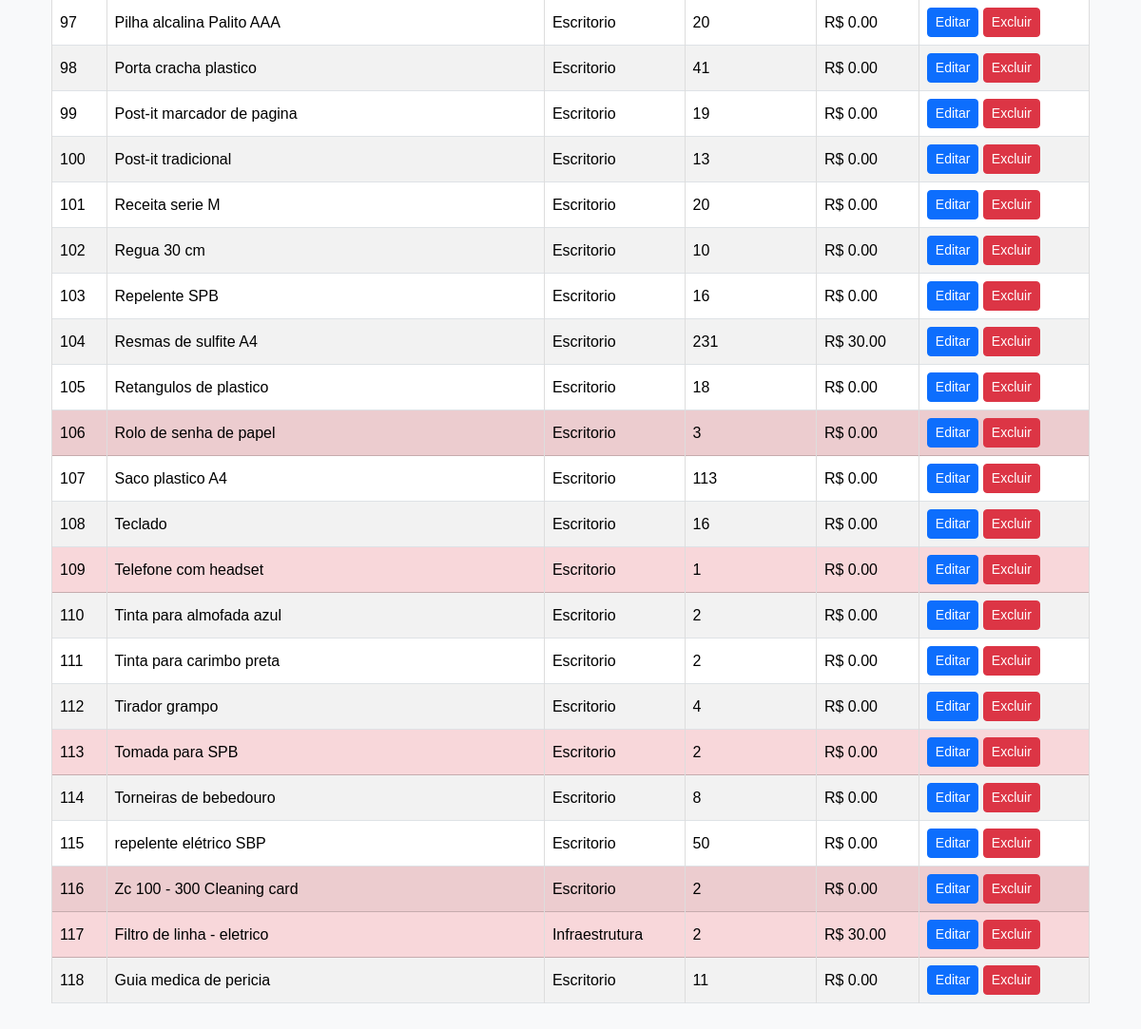
The page / (signed in, lower part) on the database as committed earlier.
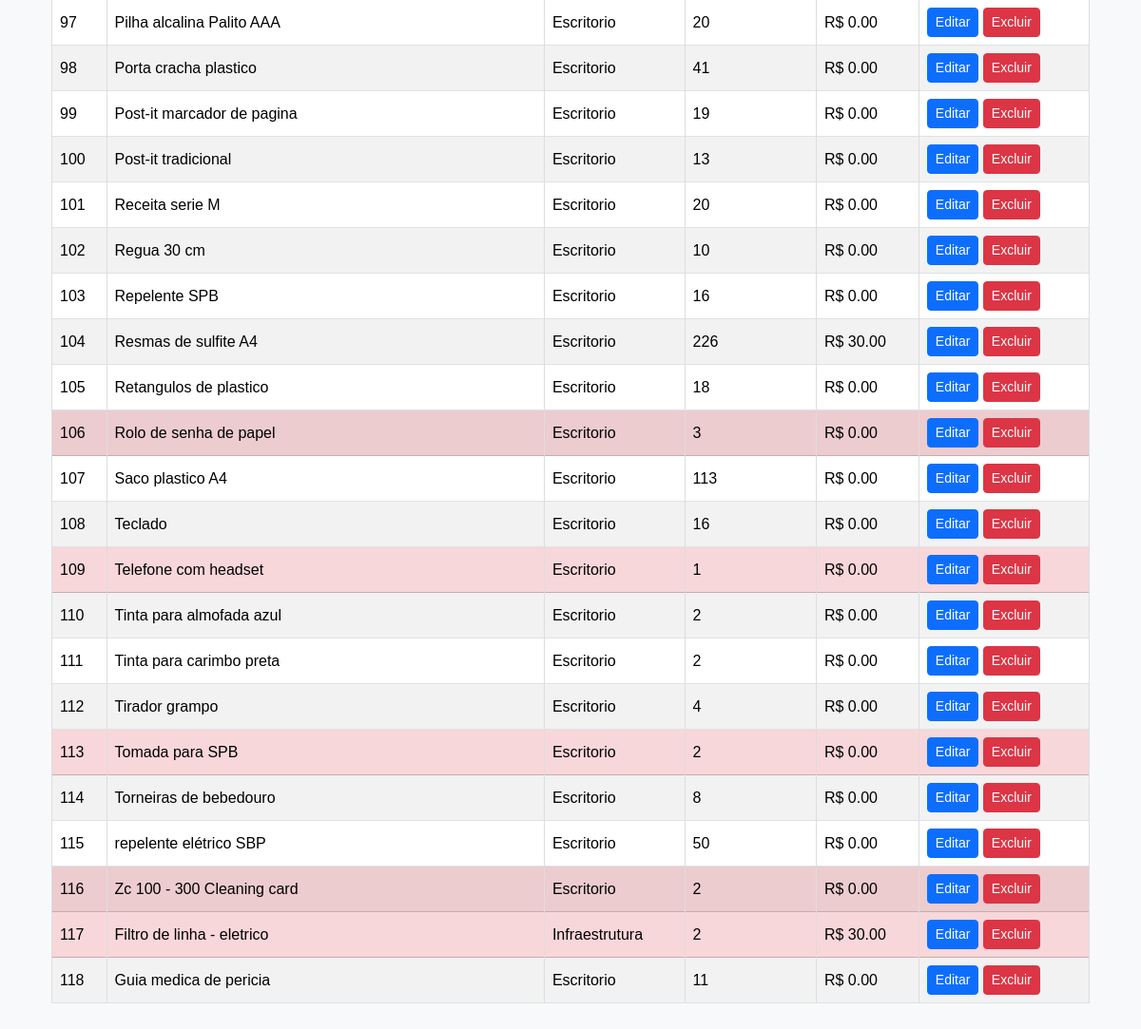
The same page on the database as committed later.
### models.py (models this page shows)
class Produto(db.Model):
    __tablename__ = 'produtos'
    id = db.Column(db.Integer, primary_key=True)
    nome = db.Column(db.String(100), nullable=False)
    quantidade = db.Column(db.Integer, nullable=False)
    preco = db.Column(db.Float, nullable=False)
    estoque_minimo = db.Column(db.Integer, nullable=False, default=0)
    categoria_id = db.Column(db.Integer, db.ForeignKey('categoria.id'), nullable=False)

class Categoria(db.Model):
    id = db.Column(db.Integer, primary_key=True)
    nome = db.Column(db.String(50), nullable=False, unique=True)
    produtos = db.relationship('Produto', backref='categoria', lazy=True)

### app.py (the view)
@app.route('/')
@login_required
def index():
    busca = request.args.get('busca')
    categorias = Categoria.query.all()
    if busca:
        produtos = Produto.query.join(Categoria).filter(
            Produto.nome.ilike(f'%{busca}%') |
            Categoria.nome.ilike(f'%{busca}%')
        ).all()
    else:
        produtos = Produto.query.all()
    return render_template('index.html', produtos=produtos, categorias=categorias)

### app.py (called while the page is built)
@login_manager.user_loader
def load_user(user_id):
    return Usuario.query.get(int(user_id))

### models.py (called while the page is built)
    @property
    def is_admin(self):
        return self.tipo == 'admin'

### templates/index.html (shortened to what this page needs)
{% extends 'base.html' %}
{% block content %}
<div class="container mt-4">
  <div class="table-responsive">
    <table class="table table-bordered table-striped table-hover align-middle">
      <tbody>
        {% for p in produtos %}
        <tr class="{% if p.quantidade <= p.estoque_minimo %}table-danger{% endif %}">
          <td>{{ p.id }}</td>
          <td>{{ p.nome }}</td>
          <td>{{ p.categoria.nome }}</td>
          <td>{{ p.quantidade }}</td>
          <td>R$ {{ "%.2f"|format(p.preco) }}</td>
          <td>
            <a href="{{ url_for('edit', id=p.id) }}" class="btn btn-sm btn-primary">Editar</a>
            <a href="{{ url_for('delete', id=p.id) }}" class="btn btn-sm btn-danger"
               onclick="return confirm('Deseja mesmo excluir este produto?');">Excluir</a>
          </td>
        </tr>
        {% else %}
        <tr>
          <td colspan="6" class="text-center">Nenhum produto encontrado.</td>
        </tr>
        {% endfor %}
      </tbody>
    </table>
  </div>
</div>
{% endblock %}

Rows that differ between the two databases and show on the page:
changed Produto "Resmas de sulfite A4": quantidade "231" → "226"
